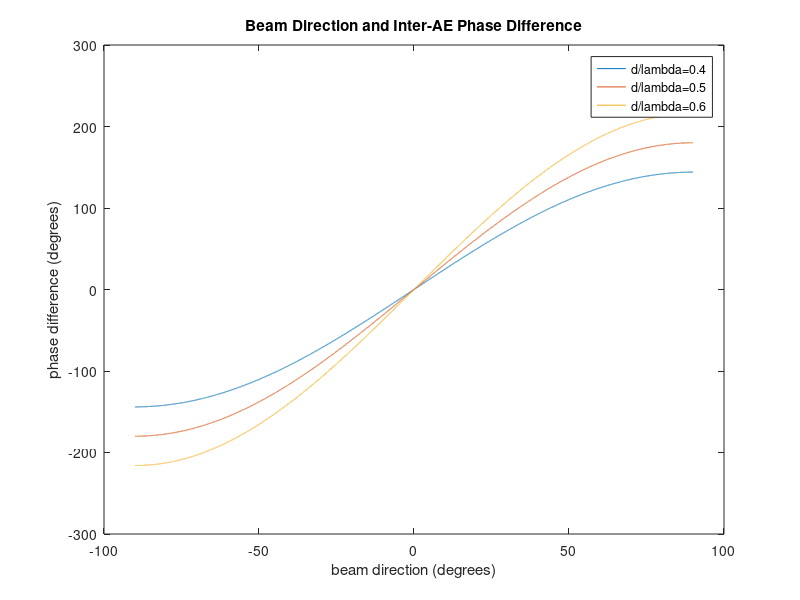

This figure's MATLAB source:
################################################################################
# REFERENCE
# https://www.mwrf.com/technologies/systems/article/21133656/phasedarray-antenna-patterns-part-1lineararray-beam-characteristics-and-array-factor
#
# What can be interpreted from this graph?
# 1. There can be a 180deg phase shift between antenna elements to produce a 90
#    deg beam tilt. This is not realizable.
# 2. For d > lambda/2, no amount of phase shift can produce a full beam shift.
#    This will also produce grating lobes (not shown here).
################################################################################

# Parameters
d_lambda = [0.4 0.5 0.6]'; # d / lambda where d is the inter-AE distance
                           #                  lambda is the signal wavelength
theta = -90:1/100:90;

# Calculation
phase_delay = 360 * d_lambda * sin(theta * pi/180);

# Plot
figure;
plot(theta, phase_delay)
title('Beam Direction and Inter-AE Phase Difference')
legend('d/lambda=0.4', 'd/lambda=0.5', 'd/lambda=0.6')
xlabel('beam direction (degrees)')
ylabel('phase difference (degrees)')